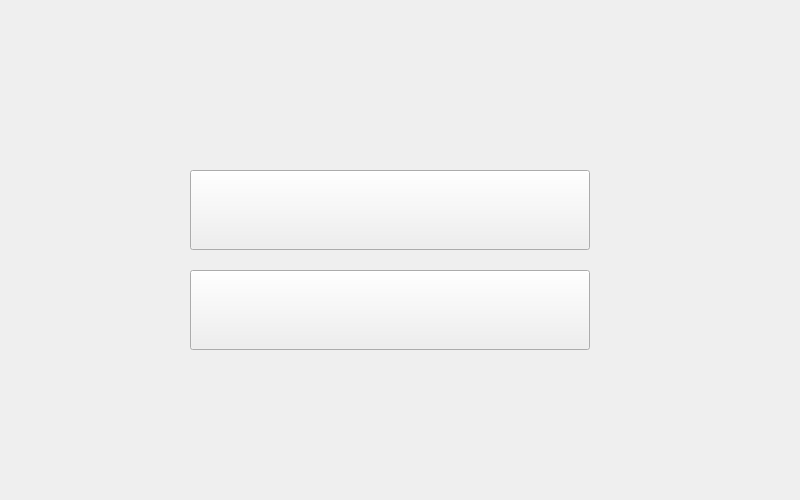
<?xml version="1.0" encoding="UTF-8"?>
<ui version="4.0">
 <class>GameModeWindow</class>
 <widget class="QWidget" name="GameModeWindow">
  <property name="geometry">
   <rect>
    <x>0</x>
    <y>0</y>
    <width>800</width>
    <height>500</height>
   </rect>
  </property>
  <property name="minimumSize">
   <size>
    <width>800</width>
    <height>500</height>
   </size>
  </property>
  <property name="maximumSize">
   <size>
    <width>800</width>
    <height>16777215</height>
   </size>
  </property>
  <property name="windowTitle">
   <string>Выбор режима</string>
  </property>
  <property name="styleSheet">
   <string notr="true"/>
  </property>
  <widget class="QPushButton" name="pushButtonPlayer">
   <property name="geometry">
    <rect>
     <x>190</x>
     <y>270</y>
     <width>400</width>
     <height>80</height>
    </rect>
   </property>
   <property name="minimumSize">
    <size>
     <width>400</width>
     <height>80</height>
    </size>
   </property>
   <property name="maximumSize">
    <size>
     <width>400</width>
     <height>80</height>
    </size>
   </property>
   <property name="styleSheet">
    <string notr="true">QPushButton {
	background-image: url(:/images/images/SS_PB_GMW_Player.png);
    }
QPushButton:hover {
	background-image: url(:/images/images/SS_PB_GMW_Player_hover.png);
}
QPushButton:pressed {
	background-image: url(:/images/images/SS_PB_GMW_Player_push.png);
}</string>
   </property>
   <property name="text">
    <string/>
   </property>
  </widget>
  <widget class="QPushButton" name="pushButtonMaster">
   <property name="geometry">
    <rect>
     <x>190</x>
     <y>170</y>
     <width>400</width>
     <height>80</height>
    </rect>
   </property>
   <property name="minimumSize">
    <size>
     <width>400</width>
     <height>80</height>
    </size>
   </property>
   <property name="styleSheet">
    <string notr="true">QPushButton {
	background-image: url(:/images/images/SS_PB_GMW_Master.png);
    }
QPushButton:hover {
	background-image: url(:/images/images/SS_PB_GMW_Master_hover.png);
}
QPushButton:pressed {
	background-image: url(:/images/images/SS_PB_GMW_Master_push.png);
}</string>
   </property>
   <property name="text">
    <string/>
   </property>
  </widget>
  <widget class="QPushButton" name="pushButtBack">
   <property name="geometry">
    <rect>
     <x>240</x>
     <y>410</y>
     <width>310</width>
     <height>70</height>
    </rect>
   </property>
   <property name="minimumSize">
    <size>
     <width>310</width>
     <height>70</height>
    </size>
   </property>
   <property name="styleSheet">
    <string notr="true">QPushButton {
        background: transparent;
        border: none;
    }
QPushButton:hover {
	image: url(:/images/images/SS_PB_MM_Exit.png);
}
QPushButton:pressed {
	image: url(:/images/images/SS_PB_MM_Exit.png);
}</string>
   </property>
   <property name="text">
    <string/>
   </property>
  </widget>
  <widget class="QWidget" name="widget" native="true">
   <property name="geometry">
    <rect>
     <x>0</x>
     <y>0</y>
     <width>800</width>
     <height>500</height>
    </rect>
   </property>
   <property name="minimumSize">
    <size>
     <width>800</width>
     <height>500</height>
    </size>
   </property>
   <property name="styleSheet">
    <string notr="true">QWidget {background-image: url(:/images/images/SS_L_MM.png);}</string>
   </property>
  </widget>
  <zorder>widget</zorder>
  <zorder>pushButtonPlayer</zorder>
  <zorder>pushButtonMaster</zorder>
  <zorder>pushButtBack</zorder>
 </widget>
 <resources/>
 <connections/>
</ui>
